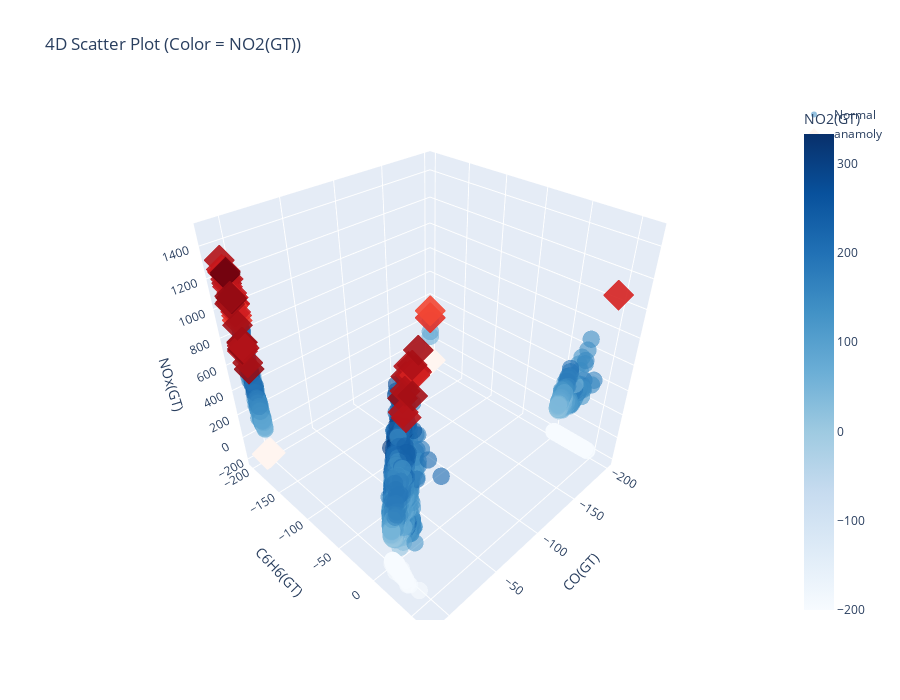

Notebook source saved alongside this figure:
### Code cell
import plotly.graph_objects as go
import numpy as np
 
# Separate normal and anamoly
normal = features[features['anamoly'] == 1]
anamoly = features[features['anamoly'] == -1]
 
fig = go.Figure()
 
# Normal points
fig.add_trace(go.Scatter3d(
    x=normal['CO(GT)'],
    y=normal['C6H6(GT)'],
    z=normal['NOx(GT)'],
    mode='markers',
    name='Normal',
    marker=dict(
        size=6,
        color=normal['NO2(GT)'],   # 4th dimension as color
        colorscale='Blues',
        opacity=0.6,
        colorbar=dict(title='NO2(GT)')
    )
))
 
# anamoly points
fig.add_trace(go.Scatter3d(
    x=anamoly['CO(GT)'],
    y=anamoly['C6H6(GT)'],
    z=anamoly['NOx(GT)'],
    mode='markers',
    name='anamoly',
    marker=dict(
        size=8,
        color=anamoly['NO2(GT)'],
        colorscale='Reds',
        opacity=0.9,
        symbol='diamond'
    )
))
 
# Layout
fig.update_layout(
    title='4D Scatter Plot (Color = NO2(GT))',
    scene=dict(
        xaxis_title='CO(GT)',
        yaxis_title='C6H6(GT)',
        zaxis_title='NOx(GT)'
    ),
    width=900,
    height=700
)
 
fig.show()

### Figure 1 — Plotly figure (JSON) as saved in the notebook; plotly's stock layout.template omitted (floating-point values rounded to 4 significant figures; data arrays with more than 128 entries replaced by an {"elided": "..."} marker saying what was removed)
{"data": [{"marker": {"color": {"elided": "9263 int values"}, "colorbar": {"title": {"text": "NO2(GT)"}}, "colorscale": [[0, "rgb(247,251,255)"], [0.125, "rgb(222,235,247)"], [0.25, "rgb(198,219,239)"], [0.375, "rgb(158,202,225)"], [0.5, "rgb(107,174,214)"], [0.625, "rgb(66,146,198)"], [0.75, "rgb(33,113,181)"], [0.875, "rgb(8,81,156)"], [1, "rgb(8,48,107)"]], "opacity": 0.6, "size": 6}, "mode": "markers", "name": "Normal", "type": "scatter3d", "x": {"elided": "9263 float values"}, "y": {"elided": "9263 float values"}, "z": {"elided": "9263 int values"}}, {"marker": {"color": [-200, -200, -200, -200, -200, -200, -200, -200, -200, -200, -200, -200, -200, -200, -200, -200, -200, 158, -200, -200, -200, -200, -200, -200, -200, -200, -200, -200, -200, -200, -200, -200, -200, -200, -200, -200, -200, 186, 272, 288, 240, 245, 227, 220, 190, 255, 269, 257, 248, 208, -200, 229, 214, -200, 146, 210, 212, 217, 236, 217, 231, 227, 219, 203, 186, -200, 151, 164, 198, 247, 242, 252, -200, 121, -200, 272, -200, -200, 289, 243, 276, -200, 267, 296, 291, 276, 250, 251, 275, 312, 340, 326, 284, 289], "colorscale": [[0, "rgb(255,245,240)"], [0.125, "rgb(254,224,210)"], [0.25, "rgb(252,187,161)"], [0.375, "rgb(252,146,114)"], [0.5, "rgb(251,106,74)"], [0.625, "rgb(239,59,44)"], [0.75, "rgb(203,24,29)"], [0.875, "rgb(165,15,21)"], [1, "rgb(103,0,13)"]], "opacity": 0.9, "size": 8, "symbol": "diamond"}, "mode": "markers", "name": "anamoly", "type": "scatter3d", "x": [1, -200, -200, -200, -200, -200, -200, -200, -200, -200, -200, -200, -200, -200, -200, 1.4, 0.3, -200, 0.7, -200, -200, -200, -200, -200, -200, -200, -200, -200, -200, -200, -200, -200, -200, -200, -200, -200, 3.4, -200, 7.8, 6.6, 6.3, 6.9, 10.2, 11.9, 11.5, 10.1, 9.9, 7.4, 9.3, 7.4, 0.9, 6.6, 7.3, 1.7, 5.3, 4.5, 5.5, 4.8, 5.5, 5.2, 7.5, 8.6, 9.1, 8.6, 5.4, 2.8, 6.3, 5, 5.1, 8.5, 8.7, 9.1, 2.7, -200, 0.8, 8.6, 0.8, 1.5, 3.8, 6.2, 8.4, 1.6, 3.8, 5.9, 5.4, 4.7, 4.3, 5.4, 5.8, 6.1, 7.1, 6.6, 6.5, 7.1], "y": [-200, -200, -200, -200, -200, -200, -200, -200, -200, -200, -200, -200, -200, -200, -200, -200, -200, -200, -200, -200, -200, -200, -200, -200, -200, -200, -200, -200, -200, -200, -200, -200, -200, -200, -200, -200, -200, 45.9, 35.9, 30.1, 38.3, 37.6, 49.5, 50.6, 49.4, 45.2, 50.8, -200, -200, -200, -200, -200, -200, -200, -200, -200, -200, -200, -200, -200, -200, -200, -200, -200, -200, -200, -200, -200, -200, 33.1, 36.1, 36.3, -200, -200, -200, 43, -200, -200, -200, -200, -200, -200, -200, -200, -200, -200, -200, -200, -200, -200, -200, -200, -200, -200], "z": [-200, -200, -200, -200, -200, -200, -200, -200, -200, -200, -200, -200, -200, -200, -200, -200, -200, 220, -200, -200, -200, -200, -200, -200, -200, -200, -200, -200, -200, -200, -200, -200, -200, -200, -200, -200, -200, 1052, 1290, 1148, 1301, 1345, 1369, 1389, 1358, 1389, 1479, 1159, 1310, 1037, -200, 1237, 1137, -200, 905, 1015, 1018, 1058, 1182, 1089, 1186, 1235, 1253, 1237, 1060, -200, 1005, 937, 963, 1089, 1070, 1220, -200, 286, -200, 1216, -200, -200, 540, 687, 1028, -200, 589, 700, 747, 746, 702, 723, 872, 1054, 1218, 1227, 1061, 1075]}], "layout": {"height": 700, "scene": {"xaxis": {"title": {"text": "CO(GT)"}}, "yaxis": {"title": {"text": "C6H6(GT)"}}, "zaxis": {"title": {"text": "NOx(GT)"}}}, "title": {"text": "4D Scatter Plot (Color = NO2(GT))"}, "width": 900}}
